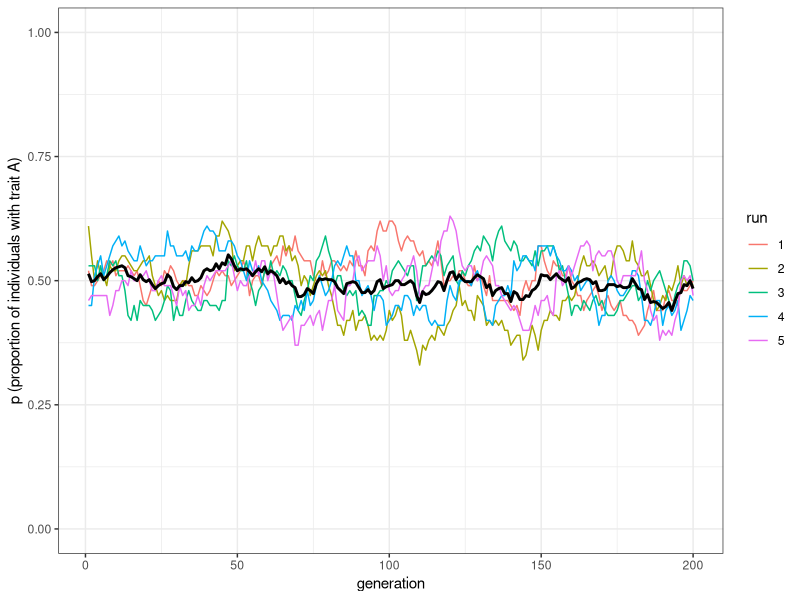
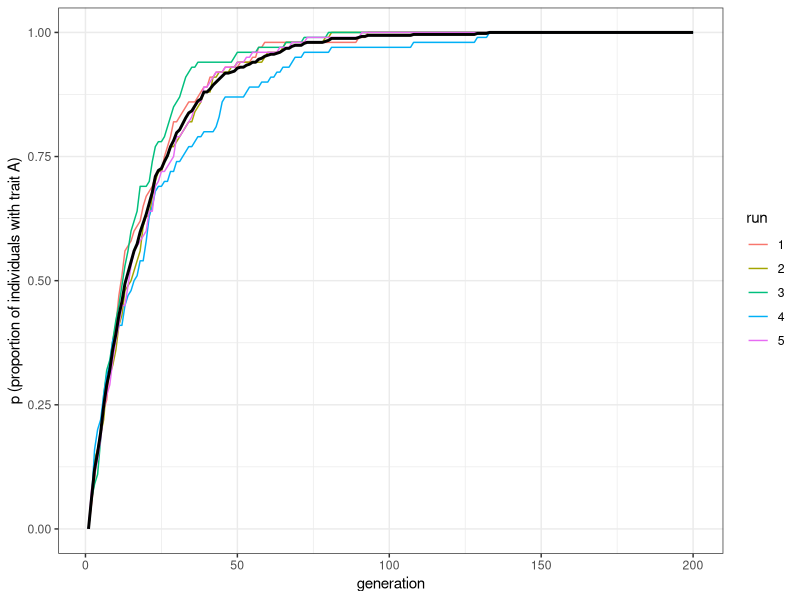

Generate these figures, in order, with R:
library(tidyverse)

#unbiased transmission model
unbiased_mutation <- function(N, mu, p_0, t_max, r_max) {
  # Create the output tibble
  output <- tibble(generation = rep(1:t_max, r_max), 
                   p = as.numeric(rep(NA, t_max * r_max)), 
                   run = as.factor(rep(1:r_max, each = t_max))) 
  
  for (r in 1:r_max) {
    population <- tibble(trait = sample(c("A", "B"), N, replace = TRUE, 
                                        prob = c(p_0, 1 - p_0)))
    # Add first generation's p for run r
    output[output$generation == 1 & output$run == r, ]$p <- 
      sum(population$trait == "A") / N 
    for (t in 2:t_max) {
      # Copy individuals to previous_population tibble
      previous_population <- population 
      
      # Determine 'mutant' individuals
      mutate <- sample(c(TRUE, FALSE), N, prob = c(mu, 1 - mu), replace = TRUE) 
      
      # If there are 'mutants' from A to B
      if (nrow(population[mutate & previous_population$trait == "A", ]) > 0) { 
        # Then flip them to B
        population[mutate & previous_population$trait == "A", ]$trait <- "B" 
      }
      
      # If there are 'mutants' from B to A
      if (nrow(population[mutate & previous_population$trait == "B", ]) > 0) { 
        # Then flip them to A
        population[mutate & previous_population$trait == "B", ]$trait <- "A" 
      }
      
      # Get p and put it into output slot for this generation t and run r
      output[output$generation == t & output$run == r, ]$p <- 
        sum(population$trait == "A") / N 
    }
  }
  # Export data from function
  output 
}

plot_multiple_runs <- function(data_model) {
  ggplot(data = data_model, aes(y = p, x = generation)) +
    geom_line(aes(colour = run)) +
    stat_summary(fun = mean, geom = "line", size = 1) +
    ylim(c(0, 1)) +
    theme_bw() +
    labs(y = "p (proportion of individuals with trait A)")
}

# Model testing. The key thing is that unbiased mutation applied individually
# so regardless of initial trait distribution it will converge to 0.5.
data_model <- unbiased_mutation(N = 100, mu = 0.05, p_0 = 0.5, t_max = 200, r_max = 5)
plot_multiple_runs(data_model)





#biased transmission model
biased_mutation <- function(N, mu_b, p_0, t_max, r_max) {
  # Create the output tibble
  output <- tibble(generation = rep(1:t_max, r_max), 
                   p = as.numeric(rep(NA, t_max * r_max)), 
                   run = as.factor(rep(1:r_max, each = t_max)))
  
  for (r in 1:r_max) {
    population <- tibble(trait = sample(c("A", "B"), N, replace = TRUE, 
                                        prob = c(p_0, 1 - p_0)))
    # Add first generation's p for run r
    output[output$generation == 1 & output$run == r, ]$p <- 
      sum(population$trait == "A") / N 
    for (t in 2:t_max) {
      # Copy individuals to previous_population tibble
      previous_population <- population 
      
      # Determine 'mutant' individuals
      mutate <- sample(c(TRUE, FALSE), N, prob = c(mu_b, 1 - mu_b), replace = TRUE) 
      
      # If there are 'mutants' from B to A
      if (nrow(population[mutate & previous_population$trait == "B", ]) > 0) {
        # Then flip them to A
        population[mutate & previous_population$trait == "B", ]$trait <- "A"
      }
      # Get p and put it into output slot for this generation t and run r
      output[output$generation == t & output$run == r, ]$p <- 
        sum(population$trait == "A") / N 
    }
  }
  # Export data from function
  output 
}

plot_multiple_runs <- function(data_model) {
  ggplot(data = data_model, aes(y = p, x = generation)) +
    geom_line(aes(colour = run)) +
    stat_summary(fun = mean, geom = "line", size = 1) +
    ylim(c(0, 1)) +
    theme_bw() +
    labs(y = "p (proportion of individuals with trait A)")
}

data_model <- biased_mutation(N = 100, mu_b = 0.05, p_0 = 0, t_max = 200, r_max = 5)
plot_multiple_runs(data_model)